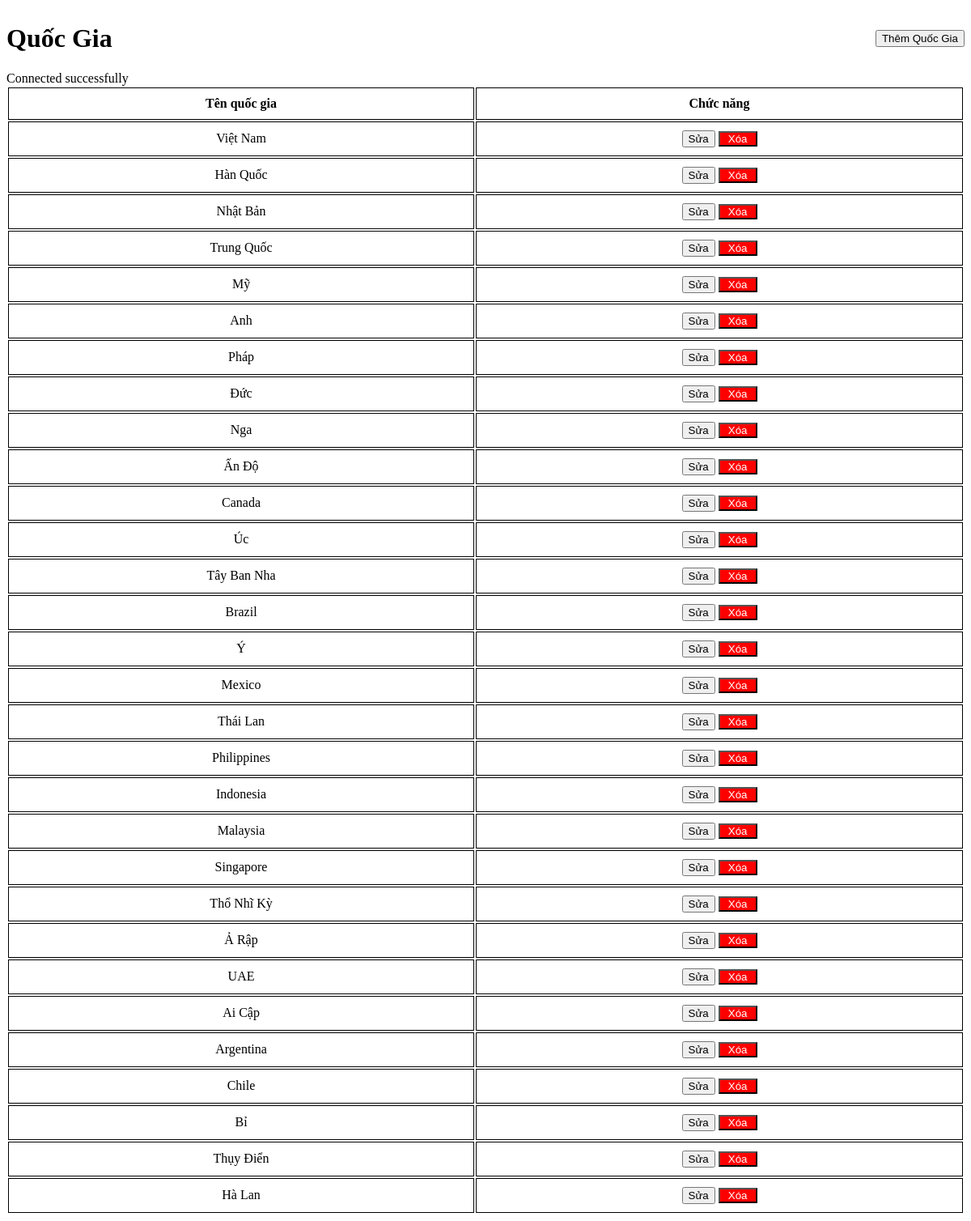
Screenshot of /buoi2/quocgia.php with the database file from the repository.
### tables this page shows
CREATE TABLE IF NOT EXISTS quoc_gia (
    id INT PRIMARY KEY AUTO_INCREMENT,
    ten_quoc_gia VARCHAR(50)
);

### buoi2/quocgia.php (the view, shortened to what this page needs)
<!DOCTYPE html>
<html lang="en">
<head>
</head>
<body>
     <div style="display: flex; justify-content: space-between; align-items: center;">
      <h1>Quốc Gia</h1>
    <button><a  class="them" href="themquocgia.php">Thêm Quốc Gia</a></button>
    </div>
    <table>
        <tr>
            <th>Tên quốc gia</th>
            <th>Chức năng</th>
        </tr>
        <?php
        include ('connect.php');
        $sql = "SELECT q.* FROM quoc_gia q ";
        $result = mysqli_query($conn, $sql);
        while($row = mysqli_fetch_array($result)) {
        ?>
        <tr>
            <td><?php echo $row["ten_quoc_gia"] ?></td>
            <td>
                <button>Sửa</button>
                <button class="xoa"><a  href="xoaquocgia.php?id.<?php echo $row["id"] ?>">Xóa</a></button>
            </td>
        </tr>
        <?php } ?>
    </table>
</body>
</html>

### buoi2/quocgia.php (style rules this page uses)
table { width: 100%; text-align: center; }
th, td { border: 1px solid black; padding: 10px; }
a { text-decoration: none; color: white; }
.xoa { background-color: red; padding: 0 10px; color: white; }
.them { color : black; }

### rows the page displays
quoc_gia: ten_quoc_gia "Việt Nam"
quoc_gia: ten_quoc_gia "Hàn Quốc"
quoc_gia: ten_quoc_gia "Nhật Bản"
quoc_gia: ten_quoc_gia "Trung Quốc"
quoc_gia: ten_quoc_gia "Mỹ"
quoc_gia: ten_quoc_gia "Anh"
quoc_gia: ten_quoc_gia "Pháp"
quoc_gia: ten_quoc_gia "Đức"
quoc_gia: ten_quoc_gia "Nga"
quoc_gia: ten_quoc_gia "Ấn Độ"
quoc_gia: ten_quoc_gia "Canada"
quoc_gia: ten_quoc_gia "Úc"
quoc_gia: ten_quoc_gia "Tây Ban Nha"
quoc_gia: ten_quoc_gia "Brazil"
quoc_gia: ten_quoc_gia "Ý"
quoc_gia: ten_quoc_gia "Mexico"
quoc_gia: ten_quoc_gia "Thái Lan"
quoc_gia: ten_quoc_gia "Philippines"
quoc_gia: ten_quoc_gia "Indonesia"
quoc_gia: ten_quoc_gia "Malaysia"
quoc_gia: ten_quoc_gia "Singapore"
quoc_gia: ten_quoc_gia "Thổ Nhĩ Kỳ"
quoc_gia: ten_quoc_gia "Ả Rập"
quoc_gia: ten_quoc_gia "UAE"
quoc_gia: ten_quoc_gia "Ai Cập"
quoc_gia: ten_quoc_gia "Argentina"
quoc_gia: ten_quoc_gia "Chile"
quoc_gia: ten_quoc_gia "Bỉ"
quoc_gia: ten_quoc_gia "Thụy Điển"
quoc_gia: ten_quoc_gia "Hà Lan"
